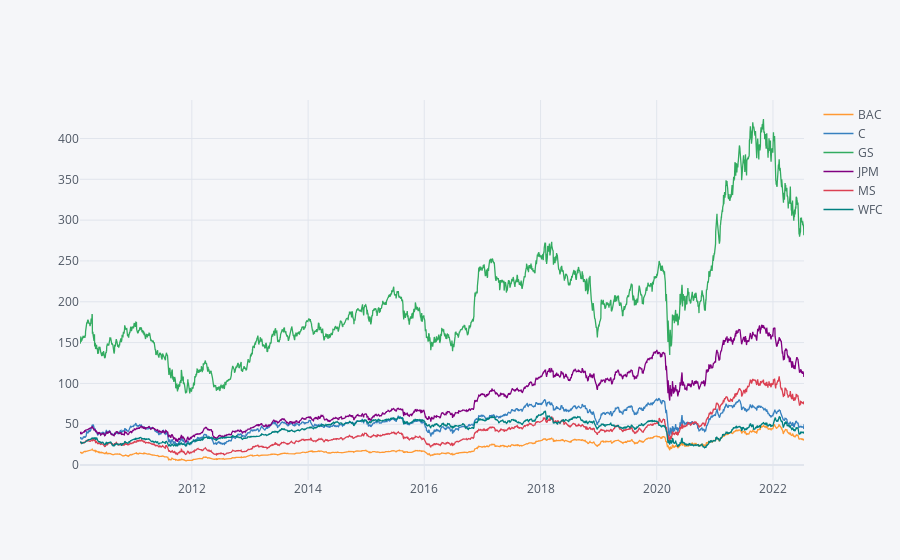

The cell this chart's notebook holds for it:
### Code cell
bank_stocks.xs(key='Close',axis=1,level='Stock Info').iplot()

### Figure 1 — Plotly figure (JSON) as saved in the notebook; plotly's stock layout.template omitted (floating-point values rounded to 4 significant figures; data arrays with more than 128 entries replaced by an {"elided": "..."} marker saying what was removed)
{"data": [{"line": {"color": "rgba(255, 153, 51, 1.0)", "dash": "solid", "shape": "linear", "width": 1.3}, "mode": "lines", "name": "BAC", "text": "", "type": "scatter", "x": {"elided": "3138 str values"}, "y": {"elided": "3138 float values"}}, {"line": {"color": "rgba(55, 128, 191, 1.0)", "dash": "solid", "shape": "linear", "width": 1.3}, "mode": "lines", "name": "C", "text": "", "type": "scatter", "x": {"elided": "3138 str values"}, "y": {"elided": "3138 float values"}}, {"line": {"color": "rgba(50, 171, 96, 1.0)", "dash": "solid", "shape": "linear", "width": 1.3}, "mode": "lines", "name": "GS", "text": "", "type": "scatter", "x": {"elided": "3138 str values"}, "y": {"elided": "3138 float values"}}, {"line": {"color": "rgba(128, 0, 128, 1.0)", "dash": "solid", "shape": "linear", "width": 1.3}, "mode": "lines", "name": "JPM", "text": "", "type": "scatter", "x": {"elided": "3138 str values"}, "y": {"elided": "3138 float values"}}, {"line": {"color": "rgba(219, 64, 82, 1.0)", "dash": "solid", "shape": "linear", "width": 1.3}, "mode": "lines", "name": "MS", "text": "", "type": "scatter", "x": {"elided": "3138 str values"}, "y": {"elided": "3138 float values"}}, {"line": {"color": "rgba(0, 128, 128, 1.0)", "dash": "solid", "shape": "linear", "width": 1.3}, "mode": "lines", "name": "WFC", "text": "", "type": "scatter", "x": {"elided": "3138 str values"}, "y": {"elided": "3138 float values"}}], "layout": {"legend": {"bgcolor": "#F5F6F9", "font": {"color": "#4D5663"}}, "paper_bgcolor": "#F5F6F9", "plot_bgcolor": "#F5F6F9", "title": {"font": {"color": "#4D5663"}}, "xaxis": {"gridcolor": "#E1E5ED", "showgrid": true, "tickfont": {"color": "#4D5663"}, "title": {"font": {"color": "#4D5663"}, "text": ""}, "zerolinecolor": "#E1E5ED"}, "yaxis": {"gridcolor": "#E1E5ED", "showgrid": true, "tickfont": {"color": "#4D5663"}, "title": {"font": {"color": "#4D5663"}, "text": ""}, "zerolinecolor": "#E1E5ED"}}}
